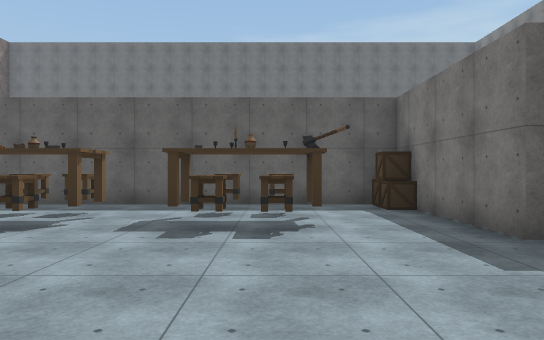
[1] (above)

24 first-person views from a walk through a 3-D level made in the Unity game engine. The camera is 1.5 m above the floor, looks level and sees 70° across. The floor is counted in squares, 2 m on a side. Each view is taken from the middle of a square. On the plan, view 1 faces up. The plan holds only what a view shows up to about 12 squares ahead; the rest is blank. The place goes on beyond the plan. The player character is not drawn. Some animated figures are not drawn. Door leaves are left out, so doorways stand open. Some surface patterns are stand-ins.

[2]
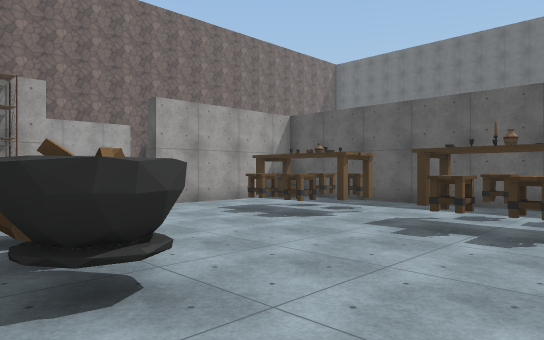

[3]
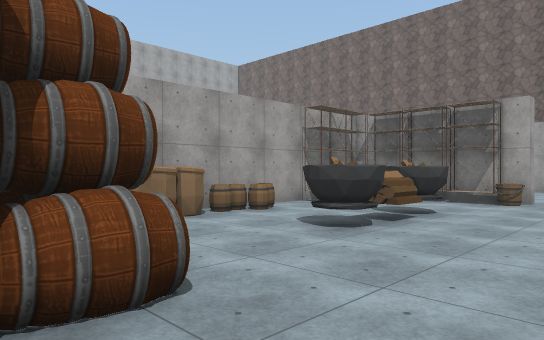

[4]
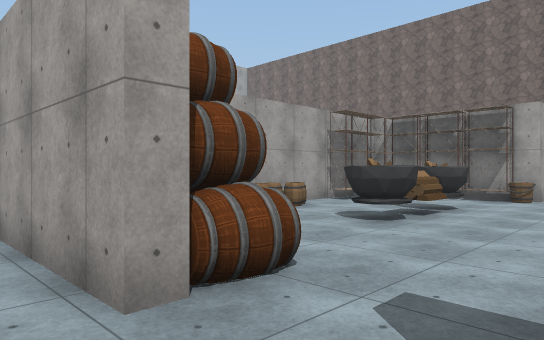

[5]
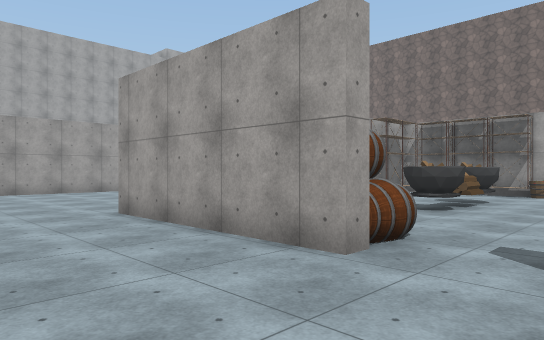

[6]
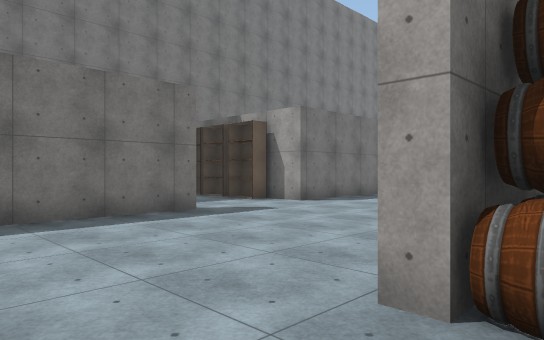

[7]
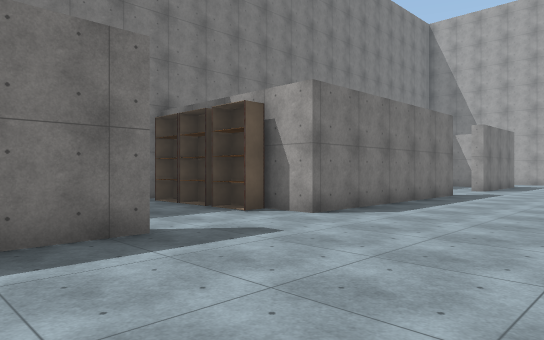

[8]
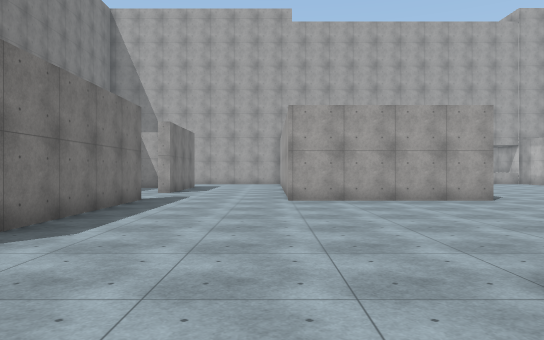

[9]
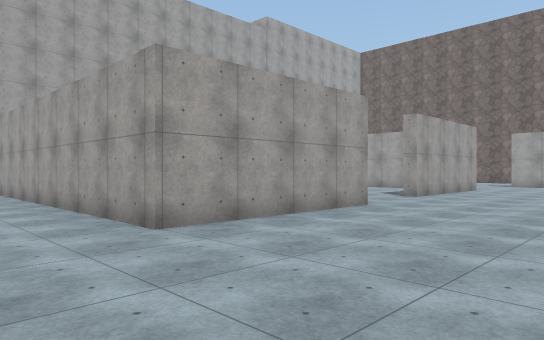

[10]
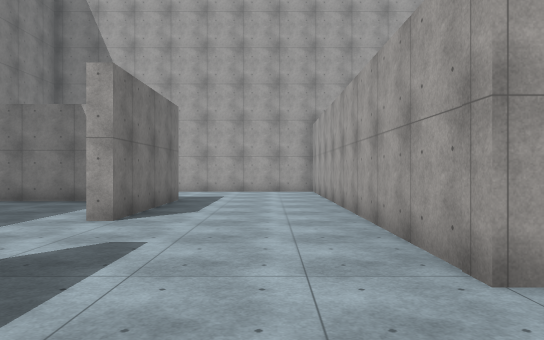

[11]
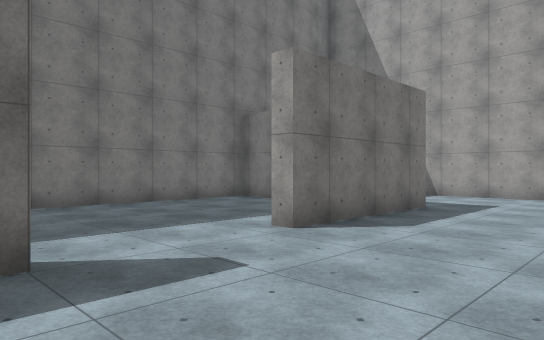

[12]
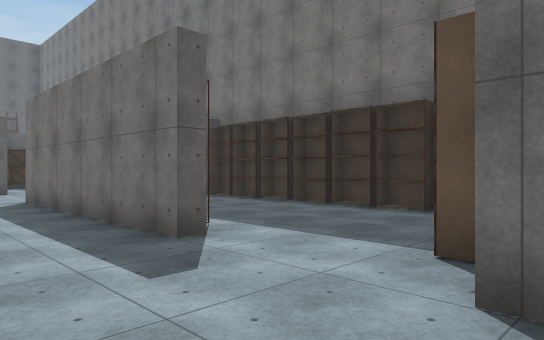

[13]
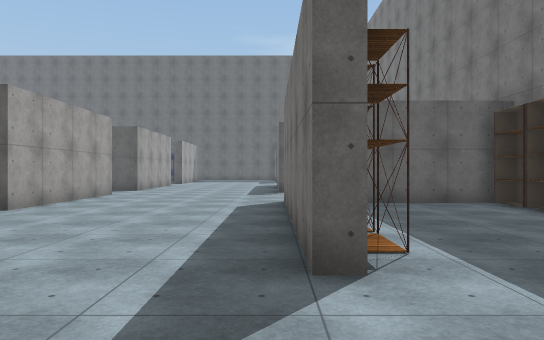

[14]
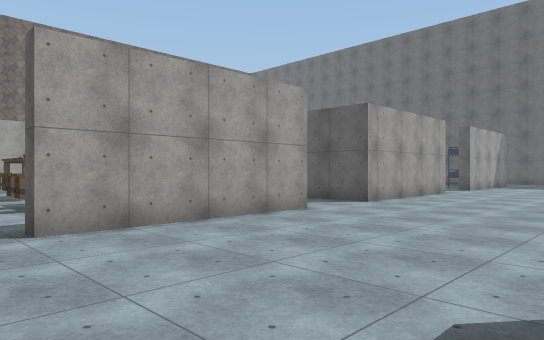

[15]
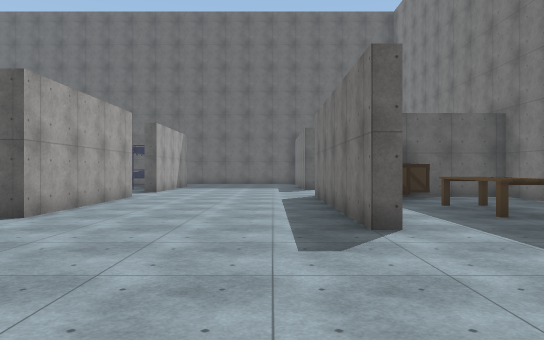

[16]
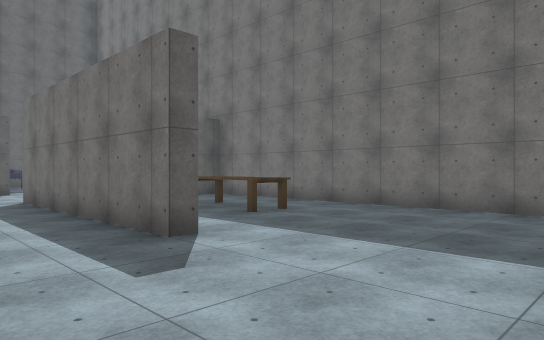

[17]
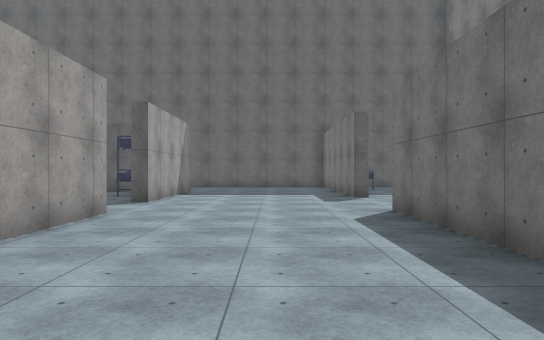

[18]
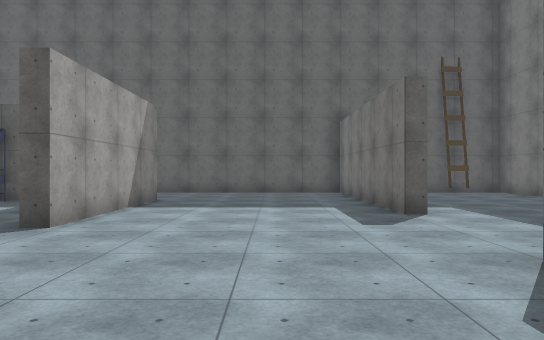

[19]
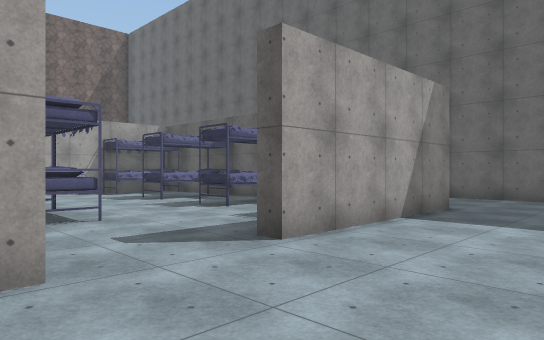

[20]
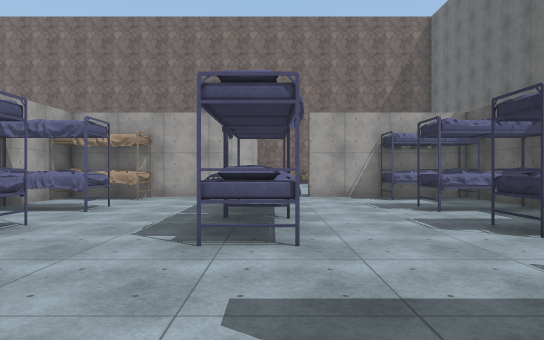

[21]
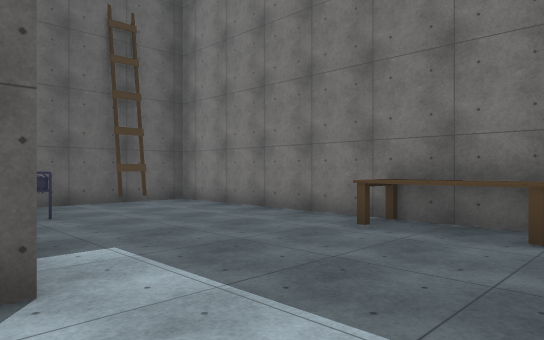

[22]
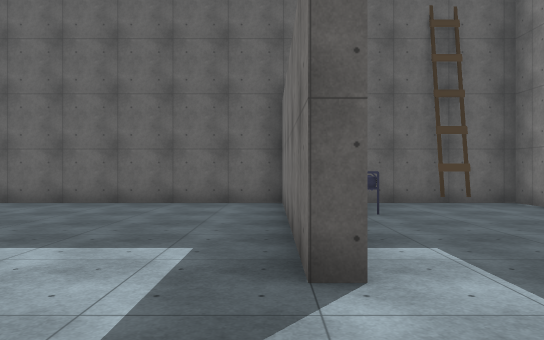

[23]
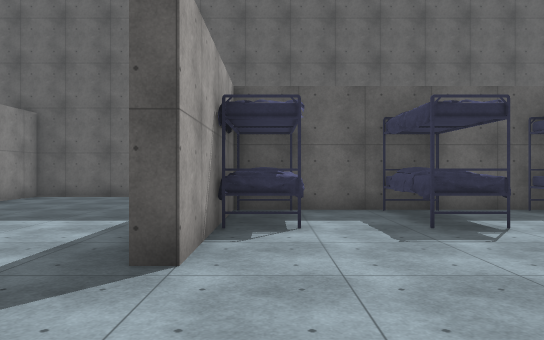

[24]
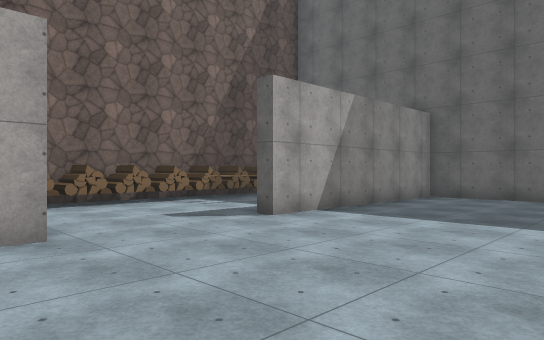

### Floor plan
Points are (right, up) in squares from view 1. A wall is a line through its corners. A room is listed if a view was taken in it or the views show most of it. See-through windows are left out.
Room 1 (views 1, 2, 3, 6)
walls: (-6.7, 2.1) (-6.7, -0.8); (3.1, 4.2) (2.7, 4.2) (2.7, 7.6); (2.7, -0.1) (2.7, 2) (3.1, 2); (-5.5, -2.3) (-2.4, -2.3); (-6.7, 7.5) (-6.7, 4.6); (1.5, 8.5) (-5.5, 8.5)
ways out: opening at (3, 3.5) to room 2
objects: other object (-6, -2); bucket (-6, 2); other object (-4, 1); other object (-4, 5); other object (-4, 6) to (-4, 7); other object (-3, 1); other object (-3, 5); other object (-3, 7); other object (-2, -2); other object (-2, 1) to (-1, 1); other object (-1, -2) to (1, -1); other object (-1, 5); other object (-1, 6); other object (-1, 7); other object (0, 5); other object (0, 6) to (0, 7); other object (1, 5) to (1, 6); other object (2, 0) to (2, 2); box (2, 7)
Room 2 (views 4, 5, 7, 8, 9, 10, 11, 12, 13, 14, 15, 16, 17, 18, 19, 20, 21, 22, 23, 24)
walls: (3.1, 2) (3.1, -2.6); (3.1, 8.9) (3.1, 4.2); (8.3, 3.4) (8.3, 6.2); (8.8, 9.9) (8.3, 9.9) (8.3, 16.2); (8.8, -0.2) (8.3, -0.2) (8.3, 1.9); (13.1, 5.9) (10.1, 5.9); (13.4, 5.5) (12.9, 5.5); (13.5, 7.2) (13.5, 15.8) (10.9, 15.8); (13.4, 0) (12.9, 0); (3.1, 15.9) (3.1, 11.1); (13.5, -0.6) (13.5, 0.5); (12.6, -3.1) (12.6, -2.6); (-5.6, 13.7) (-5.6, 12.9); (-6.6, 13.7) (-5.7, 13.7) (-5.6, 13); (-0.5, -9.5) (4.6, -9.5) (4.6, -19); (-6.7, 15.8) (-6.7, 11.5) (-3.9, 11.5); (8.8, 19.6) (8.3, 19.6) (8.3, 25.4); (8.3, -9.9) (8.3, -3.3) (9.3, -3.3) (9.3, -2.6); (13.5, 17.9) (13.5, 25.8) (10.1, 25.8); (-5.1, -9.8) (-3.5, -9.8); (3.1, 22.8) (3.1, 18) (2.6, 18); (-1.5, 22.3) (-2.6, 22.3); (-4.4, 22.3) (-6.7, 22.3) (-6.7, 18) (-7.1, 18); (-12.5, 16.2) (-12.5, 15.8); (8.2, 25.8) (1.8, 25.8); (12.3, 25.3) (11.5, 25.3); (8.3, -16.8) (8.3, -12.7) (8.8, -12.7); (10.4, -16.3) (13.5, -16.3) (13.5, -11); (-9.9, 25.8) (-12.5, 25.8) (-12.5, 19.6) (-13, 19.6); (7, -20.4) (10, -20.4); (-17.4, 22.2) (-17.4, 17.5)
ways out: opening at (3, 3.5) to room 1; opening at (-2, -10); opening at (3, 9.5); open door at (9, -3); open door at (13, 0)
objects: other object (-17, 17); other object (-17, 18); other object (-17, 19); other object (-17, 20); other object (-17, 21); other object (-17, 22); other object (-17, 23); other object (-15, 21); bed (-6, 20) to (-6, 22); bed (-4, 12) to (-3, 13); bed (-4, 17) to (-3, 17); bed (-4, 20) to (-3, 22); bed (-2, 17) to (0, 17); bed (-1, 12) to (-1, 13); bed (-1, 20) to (0, 22); bed (2, 20) to (2, 22); other object (9, 1); other object (9, 2); other object (9, 14) to (11, 15); bed (9, 24) to (10, 25); shelf (10, -3); other object (11, -3); other object (11, 11) to (11, 13); other object (12, -3); shelf (13, -1); shelf (13, 1); other object (13, 2); other object (13, 3); other object (13, 4); other object (13, 5); other object (13, 18) to (13, 20)

Where each view was taken, in squares from view 1:
view 1: 0 up, 0 right, facing up
view 2: 0 up, 1 right, facing up-left
view 3: 4 up, 3 right, facing down-left
view 4: 4 up, 4 right, facing down-left
view 5: 4 up, 6 right, facing down-left
view 6: 4 up, 2 right, facing down-right
view 7: 2 up, 4 right, facing down-right
view 8: 0 up, 5 right, facing down
view 9: 5 down, 7 right, facing down-left
view 10: 7 down, 6 right, facing down
view 11: 9 down, 5 right, facing down-right
view 12: 4 down, 6 right, facing up-right
view 13: 3 down, 8 right, facing up
view 14: 3 up, 8 right, facing up-left
view 15: 5 up, 7 right, facing up
view 16: 6 up, 6 right, facing up-right
view 17: 9 up, 6 right, facing up
view 18: 13 up, 6 right, facing up
view 19: 15 up, 6 right, facing up-left
view 20: 17 up, 4 right, facing left
view 21: 17 up, 8 right, facing up-right
view 22: 17 up, 8 right, facing up
view 23: 15 up, 6 left, facing up
view 24: 15 up, 8 left, facing up-left
